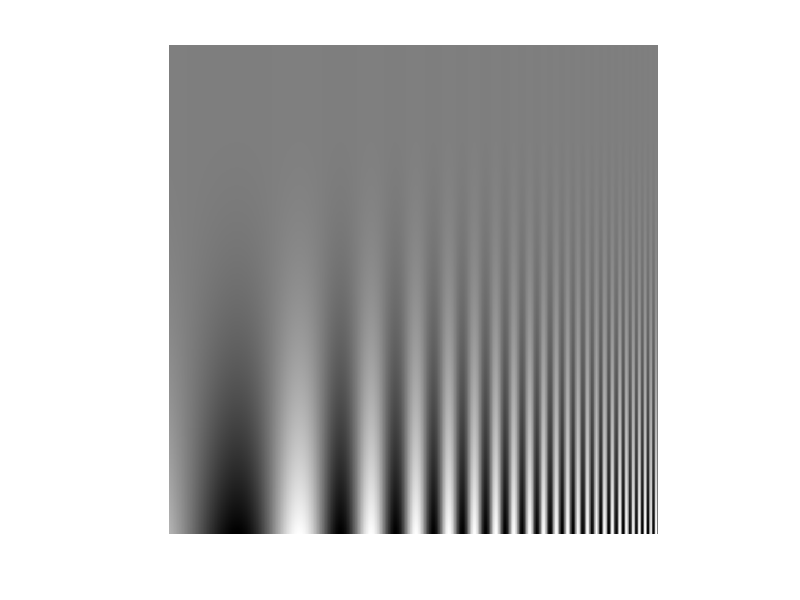

MATLAB code for this plot: (Note: this script raises an error after producing the figure.)
%MakeCSF.m
%
%Matlab code to generate the classic contrast sensitivity figure in which
%spatial frequency increases (exponentially) from left to right. 
%Contrast increases from top to bottom. The boundary between the invisible and 
%visible gratings is shaped like the human CSF (contrast sensitivity function).
%
%Note, however, that the apparent contrast of the bottom of the image (high
%contrast) appears roughly equal across spatial frequencies - a
%demonstration of 'contrast constancy'.
%
%Written by G.M. Boynton, August 2005

sz = [800,800];  %size of image [y,x], in pixels

[x,y]= meshgrid(linspace(1,5,sz(2)),linspace(0,1,sz(1)));

img = sin(exp(x)).*(y.^3);
img = (img+1)*128;

figure()
clf
image(img);
colormap(gray(256));
axis equal; axis tight; axis off


k = 1./2*(0.1*pi)^2;
T = 20;
IMF_num = 2;
[IMFs, residual] = conv_emd(img, k, T, 2, IMF_num, 1, 1, 0.01);


for i = 1:IMF_num
    figure();
    % imshow(IMFs(:,:,i));
    mesh(IMFs(:,:,i));
    colormap(gray(256));
    axis equal; axis tight; axis off
end

figure();
% imshow(IMFs(:,:,i));
mesh(residual);
colormap(gray(256));
axis equal; axis tight; axis off

